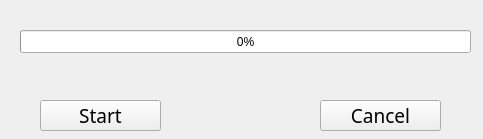
<?xml version="1.0" encoding="UTF-8"?>
<ui version="4.0">
 <class>SendingData</class>
 <widget class="QMainWindow" name="SendingData">
  <property name="geometry">
   <rect>
    <x>0</x>
    <y>0</y>
    <width>483</width>
    <height>139</height>
   </rect>
  </property>
  <property name="windowTitle">
   <string>Sending Data</string>
  </property>
  <widget class="QWidget" name="centralwidget">
   <widget class="QPushButton" name="butCancelDataSending">
    <property name="geometry">
     <rect>
      <x>320</x>
      <y>100</y>
      <width>121</width>
      <height>31</height>
     </rect>
    </property>
    <property name="font">
     <font>
      <family>Algerian</family>
      <pointsize>14</pointsize>
     </font>
    </property>
    <property name="text">
     <string>Cancel</string>
    </property>
   </widget>
   <widget class="QProgressBar" name="progressBarSendData">
    <property name="geometry">
     <rect>
      <x>20</x>
      <y>30</y>
      <width>451</width>
      <height>23</height>
     </rect>
    </property>
    <property name="value">
     <number>0</number>
    </property>
   </widget>
   <widget class="QPushButton" name="butStartDataSending">
    <property name="geometry">
     <rect>
      <x>40</x>
      <y>100</y>
      <width>121</width>
      <height>31</height>
     </rect>
    </property>
    <property name="font">
     <font>
      <family>Algerian</family>
      <pointsize>14</pointsize>
     </font>
    </property>
    <property name="text">
     <string>Start</string>
    </property>
   </widget>
  </widget>
 </widget>
 <resources/>
 <connections/>
</ui>
